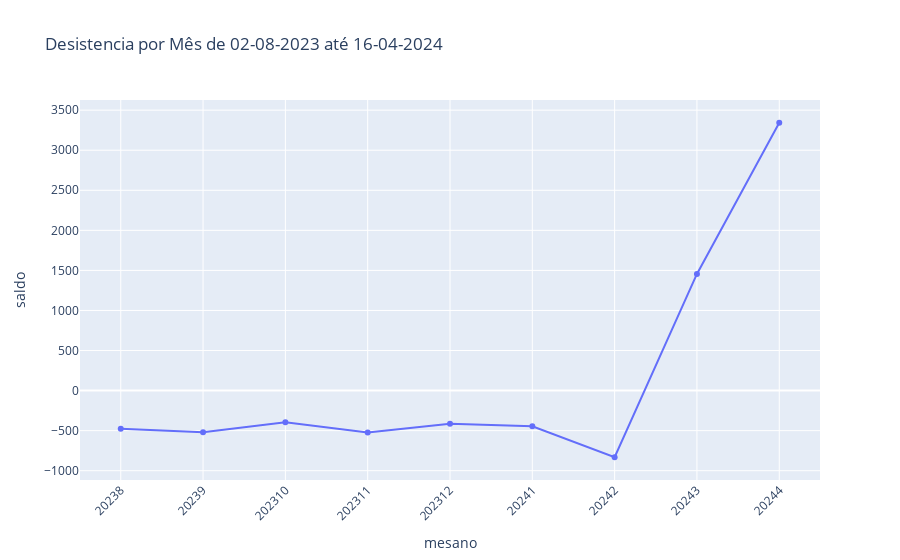

This figure's notebook cell:
### Code cell
fig = px.line(count_mes2, x="mesano", y="saldo", title='Desistencia por Mês de ' + str(data_inicio_titulo) + ' até ' + str(data_fim_titulo), markers=True)
fig.update_layout(xaxis_tickangle=-45)
fig.write_html(r"C:\Users\rodli\OneDrive\Documentos\Mestrado\Arquivos\Graficos\Desistencia_Mes" + str(data_inicio_titulo) + "_" + str(data_fim_titulo) + ".html")
fig.show()

### Figure 1 — Plotly figure (JSON) as saved in the notebook; plotly's stock layout.template omitted (floating-point values rounded to 4 significant figures)
{"data": [{"hovertemplate": "mesano=%{x}<br>saldo=%{y}<extra></extra>", "legendgroup": "", "line": {"color": "#636efa", "dash": "solid"}, "marker": {"symbol": "circle"}, "mode": "lines+markers", "name": "", "orientation": "v", "showlegend": false, "type": "scatter", "x": ["20238", "20239", "202310", "202311", "202312", "20241", "20242", "20243", "20244"], "xaxis": "x", "y": [-477, -521, -395, -522, -414, -445, -832, 1456, 3343], "yaxis": "y"}], "layout": {"legend": {"tracegroupgap": 0}, "title": {"text": "Desistencia por Mês de 02-08-2023 até 16-04-2024"}, "xaxis": {"anchor": "y", "domain": [0, 1], "tickangle": -45, "title": {"text": "mesano"}}, "yaxis": {"anchor": "x", "domain": [0, 1], "title": {"text": "saldo"}}}}
